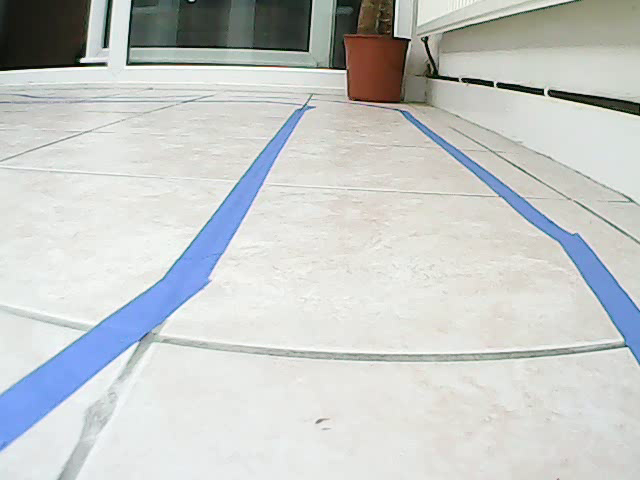
#> input picture frame 456 of car/data/videos/study_test_video2.avi, 640 x 480 px
$ python canny_edge_calibration.py
#> lines starting #> are read from the running program, lines starting #| are printed output that depends on the picture; after the words box and inside, x2 and y2 are one past the last pixel; in counts of white or black regions, pixels touching at a corner belong together
#> further down, img is the input picture: shape (480, 640, 3); mean B, G, R 200.7, 201.9, 198.5
# import libs
import cv2
import numpy as np

# config parameters
threshold_ratio = 3 # ratio of lower to upper canny threshold, 3 is recommended in canny docs
kernel_size = 3 # sobel kernel size (i.e. 3x3 filter for convolution)

# get images from camera
#cap = cv2.VideoCapture("car/data/videos/study_test_video.avi") # load local video
cap = cv2.VideoCapture("car/data/videos/study_test_video2.avi")

# empty callback for trackbar
def empty(x):
    pass

# blur image, perform canny edge detection, show result
def Canny(lower_threshold, img):
    # set thresholds for canny edge detection
#> called with lower_threshold = 0
    upper_threshold = lower_threshold * threshold_ratio

    # convert image to grayscale (better for sobel edge detection)
    # img_gray = cv2.cvtColor(img, cv2.COLOR_BGR2GRAY)
    # cv2.imshow('Grayscale Image', img_gray)

    # blur image (improves edge detection and reduces noise/image info)
    #img_blur = cv2.GaussianBlur(img_gray, (3, 3), 0)
    img_blur = cv2.GaussianBlur(img, (3, 3), 0)
    cv2.imshow('Blurred Image', img_blur)

    # extract colour regions in the blue range (colour of lane lines)
    lower_blue = np.array([84, 55, 120]) # upper and lower bounds calibrated using colour_picker.py
    upper_blue = np.array([150, 215, 255])
    img_hsv = cv2.cvtColor(img_blur, cv2.COLOR_BGR2HSV)
#> img_hsv: shape (480, 640, 3); mean H, S, V 48.8, 21, 207.6
    mask = cv2.inRange(img_hsv, lower_blue, upper_blue)
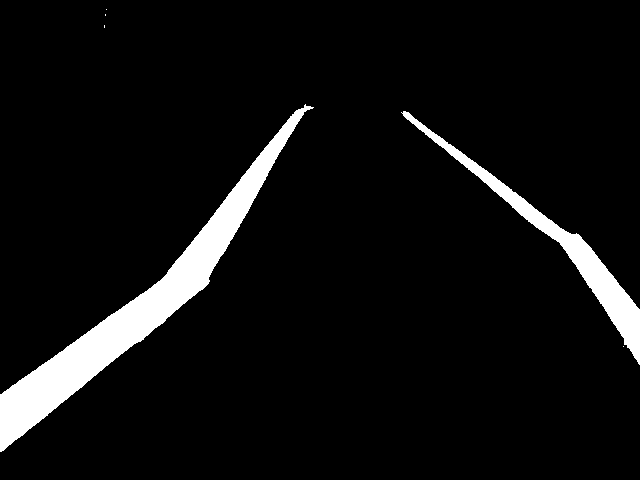
#> mask: shape (480, 640); 6.4% white; 6 white regions (4 under 20 px), largest, box (x1, y1, x2, y2) and area: (0, 104, 314, 452) 14237, (401, 111, 640, 365) 5377
    cv2.imshow('Blue Mask', mask)

    # perform canny edge detection using specified sobel kernel size and threshold values
    edges = cv2.Canny(mask, lower_threshold, upper_threshold, kernel_size)
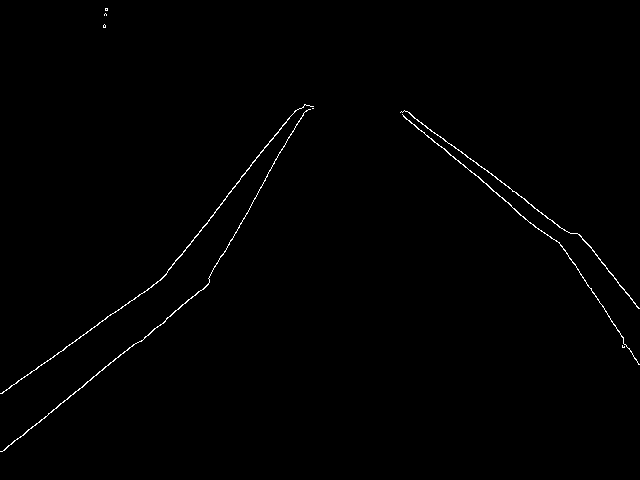
#> edges: shape (480, 640); 0.61% white in thin lines or dots
    cv2.imshow('Canny Edge Detection', edges) # show result

# create trackbar to adjust lower threshold for canny edge detection (max threshold = lower * ratio)
cv2.namedWindow('Canny')
cv2.createTrackbar('Canny Lower Threshold Value', 'Canny', 0, 200, empty)

# continuously capture images until user terminates session
while True:
    # get image and perform canny edge detection
    ret, img = cap.read()
    if ret == True:
        # get user selections for canny lower threshold
        lower_threshold = cv2.getTrackbarPos('Canny Lower Threshold Value', 'Canny')

        # perform canny edge detection using user provided lower threshold
        Canny(lower_threshold, img)
        print(lower_threshold) # show user selected lower threshold

        # wait and close when prompted
        if cv2.waitKey(1) & 0xFF == ord('q'):
#> (key q is pressed here)
            break

    # loop video when it finishes
    else:
        print("Resetting video to start.")
        cap.set(cv2.CAP_PROP_POS_FRAMES, 0)

# close session neatly
cap.release()
cv2.destroyAllWindows()
